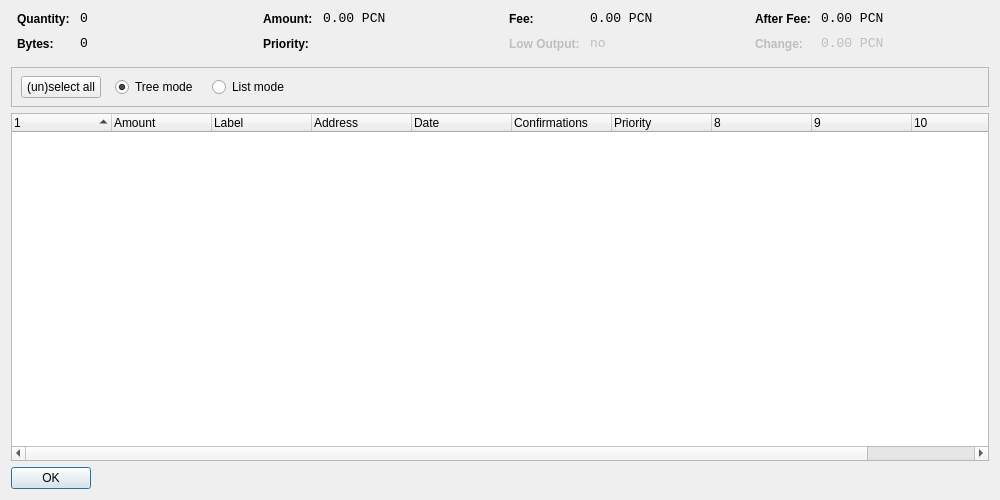
<?xml version="1.0" encoding="UTF-8"?>
<ui version="4.0">
 <class>CoinControlDialog</class>
 <widget class="QDialog" name="CoinControlDialog">
  <property name="geometry">
   <rect>
    <x>0</x>
    <y>0</y>
    <width>1000</width>
    <height>500</height>
   </rect>
  </property>
  <property name="windowTitle">
   <string>Coin Control</string>
  </property>
  <property name="styleSheet">
   <string notr="true">background-image: url(:/images/2b);</string>
  </property>
  <layout class="QVBoxLayout" name="verticalLayout">
   <item>
    <layout class="QHBoxLayout" name="horizontalLayoutTop" stretch="0,0,0,0">
     <property name="topMargin">
      <number>0</number>
     </property>
     <property name="bottomMargin">
      <number>10</number>
     </property>
     <item>
      <layout class="QFormLayout" name="formLayoutCoinControl1">
       <property name="horizontalSpacing">
        <number>10</number>
       </property>
       <property name="verticalSpacing">
        <number>10</number>
       </property>
       <property name="leftMargin">
        <number>6</number>
       </property>
       <property name="rightMargin">
        <number>6</number>
       </property>
       <item row="0" column="0">
        <widget class="QLabel" name="labelCoinControlQuantityText">
         <property name="styleSheet">
          <string notr="true">font-weight:bold;</string>
         </property>
         <property name="text">
          <string>Quantity:</string>
         </property>
        </widget>
       </item>
       <item row="0" column="1">
        <widget class="QLabel" name="labelCoinControlQuantity">
         <property name="font">
          <font>
           <family>Monospace</family>
           <pointsize>10</pointsize>
          </font>
         </property>
         <property name="cursor">
          <cursorShape>IBeamCursor</cursorShape>
         </property>
         <property name="contextMenuPolicy">
          <enum>Qt::ActionsContextMenu</enum>
         </property>
         <property name="text">
          <string notr="true">0</string>
         </property>
         <property name="textInteractionFlags">
          <set>Qt::LinksAccessibleByMouse|Qt::TextSelectableByKeyboard|Qt::TextSelectableByMouse</set>
         </property>
        </widget>
       </item>
       <item row="1" column="0">
        <widget class="QLabel" name="labelCoinControlBytesText">
         <property name="styleSheet">
          <string notr="true">font-weight:bold;</string>
         </property>
         <property name="text">
          <string>Bytes:</string>
         </property>
        </widget>
       </item>
       <item row="1" column="1">
        <widget class="QLabel" name="labelCoinControlBytes">
         <property name="font">
          <font>
           <family>Monospace</family>
           <pointsize>10</pointsize>
          </font>
         </property>
         <property name="cursor">
          <cursorShape>IBeamCursor</cursorShape>
         </property>
         <property name="contextMenuPolicy">
          <enum>Qt::ActionsContextMenu</enum>
         </property>
         <property name="text">
          <string notr="true">0</string>
         </property>
         <property name="textInteractionFlags">
          <set>Qt::LinksAccessibleByMouse|Qt::TextSelectableByKeyboard|Qt::TextSelectableByMouse</set>
         </property>
        </widget>
       </item>
      </layout>
     </item>
     <item>
      <layout class="QFormLayout" name="formLayoutCoinControl2">
       <property name="horizontalSpacing">
        <number>10</number>
       </property>
       <property name="verticalSpacing">
        <number>10</number>
       </property>
       <property name="leftMargin">
        <number>6</number>
       </property>
       <property name="rightMargin">
        <number>6</number>
       </property>
       <item row="0" column="0">
        <widget class="QLabel" name="labelCoinControlAmountText">
         <property name="styleSheet">
          <string notr="true">font-weight:bold;</string>
         </property>
         <property name="text">
          <string>Amount:</string>
         </property>
        </widget>
       </item>
       <item row="0" column="1">
        <widget class="QLabel" name="labelCoinControlAmount">
         <property name="font">
          <font>
           <family>Monospace</family>
           <pointsize>10</pointsize>
          </font>
         </property>
         <property name="cursor">
          <cursorShape>IBeamCursor</cursorShape>
         </property>
         <property name="contextMenuPolicy">
          <enum>Qt::ActionsContextMenu</enum>
         </property>
         <property name="text">
          <string notr="true">0.00 PCN</string>
         </property>
         <property name="textInteractionFlags">
          <set>Qt::LinksAccessibleByMouse|Qt::TextSelectableByKeyboard|Qt::TextSelectableByMouse</set>
         </property>
        </widget>
       </item>
       <item row="1" column="0">
        <widget class="QLabel" name="labelCoinControlPriorityText">
         <property name="styleSheet">
          <string notr="true">font-weight:bold;</string>
         </property>
         <property name="text">
          <string>Priority:</string>
         </property>
        </widget>
       </item>
       <item row="1" column="1">
        <widget class="QLabel" name="labelCoinControlPriority">
         <property name="font">
          <font>
           <family>Monospace</family>
           <pointsize>10</pointsize>
          </font>
         </property>
         <property name="cursor">
          <cursorShape>IBeamCursor</cursorShape>
         </property>
         <property name="contextMenuPolicy">
          <enum>Qt::ActionsContextMenu</enum>
         </property>
         <property name="text">
          <string/>
         </property>
         <property name="textInteractionFlags">
          <set>Qt::LinksAccessibleByMouse|Qt::TextSelectableByKeyboard|Qt::TextSelectableByMouse</set>
         </property>
        </widget>
       </item>
      </layout>
     </item>
     <item>
      <layout class="QFormLayout" name="formLayoutCoinControl3">
       <property name="horizontalSpacing">
        <number>10</number>
       </property>
       <property name="verticalSpacing">
        <number>10</number>
       </property>
       <property name="leftMargin">
        <number>6</number>
       </property>
       <property name="rightMargin">
        <number>6</number>
       </property>
       <item row="0" column="0">
        <widget class="QLabel" name="labelCoinControlFeeText">
         <property name="styleSheet">
          <string notr="true">font-weight:bold;</string>
         </property>
         <property name="text">
          <string>Fee:</string>
         </property>
        </widget>
       </item>
       <item row="0" column="1">
        <widget class="QLabel" name="labelCoinControlFee">
         <property name="font">
          <font>
           <family>Monospace</family>
           <pointsize>10</pointsize>
          </font>
         </property>
         <property name="cursor">
          <cursorShape>IBeamCursor</cursorShape>
         </property>
         <property name="contextMenuPolicy">
          <enum>Qt::ActionsContextMenu</enum>
         </property>
         <property name="text">
          <string notr="true">0.00 PCN</string>
         </property>
         <property name="textInteractionFlags">
          <set>Qt::LinksAccessibleByMouse|Qt::TextSelectableByKeyboard|Qt::TextSelectableByMouse</set>
         </property>
        </widget>
       </item>
       <item row="1" column="0">
        <widget class="QLabel" name="labelCoinControlLowOutputText">
         <property name="enabled">
          <bool>false</bool>
         </property>
         <property name="styleSheet">
          <string notr="true">font-weight:bold;</string>
         </property>
         <property name="text">
          <string>Low Output:</string>
         </property>
        </widget>
       </item>
       <item row="1" column="1">
        <widget class="QLabel" name="labelCoinControlLowOutput">
         <property name="enabled">
          <bool>false</bool>
         </property>
         <property name="font">
          <font>
           <family>Monospace</family>
           <pointsize>10</pointsize>
          </font>
         </property>
         <property name="cursor">
          <cursorShape>IBeamCursor</cursorShape>
         </property>
         <property name="contextMenuPolicy">
          <enum>Qt::ActionsContextMenu</enum>
         </property>
         <property name="text">
          <string notr="true">no</string>
         </property>
         <property name="textInteractionFlags">
          <set>Qt::LinksAccessibleByMouse|Qt::TextSelectableByKeyboard|Qt::TextSelectableByMouse</set>
         </property>
        </widget>
       </item>
      </layout>
     </item>
     <item>
      <layout class="QFormLayout" name="formLayoutCoinControl4">
       <property name="horizontalSpacing">
        <number>10</number>
       </property>
       <property name="verticalSpacing">
        <number>10</number>
       </property>
       <property name="leftMargin">
        <number>6</number>
       </property>
       <property name="rightMargin">
        <number>6</number>
       </property>
       <item row="0" column="0">
        <widget class="QLabel" name="labelCoinControlAfterFeeText">
         <property name="styleSheet">
          <string notr="true">font-weight:bold;</string>
         </property>
         <property name="text">
          <string>After Fee:</string>
         </property>
        </widget>
       </item>
       <item row="0" column="1">
        <widget class="QLabel" name="labelCoinControlAfterFee">
         <property name="font">
          <font>
           <family>Monospace</family>
           <pointsize>10</pointsize>
          </font>
         </property>
         <property name="cursor">
          <cursorShape>IBeamCursor</cursorShape>
         </property>
         <property name="contextMenuPolicy">
          <enum>Qt::ActionsContextMenu</enum>
         </property>
         <property name="text">
          <string notr="true">0.00 PCN</string>
         </property>
         <property name="textInteractionFlags">
          <set>Qt::LinksAccessibleByMouse|Qt::TextSelectableByKeyboard|Qt::TextSelectableByMouse</set>
         </property>
        </widget>
       </item>
       <item row="1" column="0">
        <widget class="QLabel" name="labelCoinControlChangeText">
         <property name="enabled">
          <bool>false</bool>
         </property>
         <property name="styleSheet">
          <string notr="true">font-weight:bold;</string>
         </property>
         <property name="text">
          <string>Change:</string>
         </property>
        </widget>
       </item>
       <item row="1" column="1">
        <widget class="QLabel" name="labelCoinControlChange">
         <property name="enabled">
          <bool>false</bool>
         </property>
         <property name="font">
          <font>
           <family>Monospace</family>
           <pointsize>10</pointsize>
          </font>
         </property>
         <property name="cursor">
          <cursorShape>IBeamCursor</cursorShape>
         </property>
         <property name="contextMenuPolicy">
          <enum>Qt::ActionsContextMenu</enum>
         </property>
         <property name="text">
          <string notr="true">0.00 PCN</string>
         </property>
         <property name="textInteractionFlags">
          <set>Qt::LinksAccessibleByMouse|Qt::TextSelectableByKeyboard|Qt::TextSelectableByMouse</set>
         </property>
        </widget>
       </item>
      </layout>
     </item>
    </layout>
   </item>
   <item>
    <widget class="QFrame" name="frame">
     <property name="minimumSize">
      <size>
       <width>0</width>
       <height>40</height>
      </size>
     </property>
     <property name="frameShape">
      <enum>QFrame::StyledPanel</enum>
     </property>
     <property name="frameShadow">
      <enum>QFrame::Sunken</enum>
     </property>
     <widget class="QWidget" name="horizontalLayoutWidget">
      <property name="geometry">
       <rect>
        <x>10</x>
        <y>0</y>
        <width>781</width>
        <height>41</height>
       </rect>
      </property>
      <layout class="QHBoxLayout" name="horizontalLayoutPanel" stretch="0,0,0,0">
       <property name="spacing">
        <number>14</number>
       </property>
       <item>
        <widget class="QPushButton" name="pushButtonSelectAll">
         <property name="sizePolicy">
          <sizepolicy hsizetype="Maximum" vsizetype="Fixed">
           <horstretch>0</horstretch>
           <verstretch>0</verstretch>
          </sizepolicy>
         </property>
         <property name="text">
          <string>(un)select all</string>
         </property>
        </widget>
       </item>
       <item>
        <widget class="QRadioButton" name="radioTreeMode">
         <property name="sizePolicy">
          <sizepolicy hsizetype="Maximum" vsizetype="Fixed">
           <horstretch>0</horstretch>
           <verstretch>0</verstretch>
          </sizepolicy>
         </property>
         <property name="text">
          <string>Tree mode</string>
         </property>
         <property name="checked">
          <bool>true</bool>
         </property>
        </widget>
       </item>
       <item>
        <widget class="QRadioButton" name="radioListMode">
         <property name="sizePolicy">
          <sizepolicy hsizetype="Maximum" vsizetype="Fixed">
           <horstretch>0</horstretch>
           <verstretch>0</verstretch>
          </sizepolicy>
         </property>
         <property name="text">
          <string>List mode</string>
         </property>
        </widget>
       </item>
       <item>
        <spacer name="horizontalSpacer">
         <property name="orientation">
          <enum>Qt::Horizontal</enum>
         </property>
         <property name="sizeHint" stdset="0">
          <size>
           <width>40</width>
           <height>20</height>
          </size>
         </property>
        </spacer>
       </item>
      </layout>
     </widget>
    </widget>
   </item>
   <item>
    <widget class="CoinControlTreeWidget" name="treeWidget">
     <property name="contextMenuPolicy">
      <enum>Qt::CustomContextMenu</enum>
     </property>
     <property name="sortingEnabled">
      <bool>false</bool>
     </property>
     <property name="columnCount">
      <number>11</number>
     </property>
     <attribute name="headerShowSortIndicator" stdset="0">
      <bool>true</bool>
     </attribute>
     <attribute name="headerStretchLastSection">
      <bool>false</bool>
     </attribute>
     <column>
      <property name="text">
       <string/>
      </property>
     </column>
     <column>
      <property name="text">
       <string>Amount</string>
      </property>
     </column>
     <column>
      <property name="text">
       <string>Label</string>
      </property>
     </column>
     <column>
      <property name="text">
       <string>Address</string>
      </property>
     </column>
     <column>
      <property name="text">
       <string>Date</string>
      </property>
     </column>
     <column>
      <property name="text">
       <string>Confirmations</string>
      </property>
      <property name="toolTip">
       <string>Confirmed</string>
      </property>
     </column>
     <column>
      <property name="text">
       <string>Priority</string>
      </property>
     </column>
     <column>
      <property name="text">
       <string/>
      </property>
     </column>
     <column>
      <property name="text">
       <string/>
      </property>
     </column>
     <column>
      <property name="text">
       <string/>
      </property>
     </column>
     <column>
      <property name="text">
       <string/>
      </property>
     </column>
    </widget>
   </item>
   <item>
    <widget class="QDialogButtonBox" name="buttonBox">
     <property name="sizePolicy">
      <sizepolicy hsizetype="Maximum" vsizetype="Fixed">
       <horstretch>0</horstretch>
       <verstretch>0</verstretch>
      </sizepolicy>
     </property>
     <property name="orientation">
      <enum>Qt::Horizontal</enum>
     </property>
     <property name="standardButtons">
      <set>QDialogButtonBox::Ok</set>
     </property>
    </widget>
   </item>
  </layout>
 </widget>
 <customwidgets>
  <customwidget>
   <class>CoinControlTreeWidget</class>
   <extends>QTreeWidget</extends>
   <header>coincontroltreewidget.h</header>
  </customwidget>
 </customwidgets>
 <resources/>
 <connections/>
</ui>
